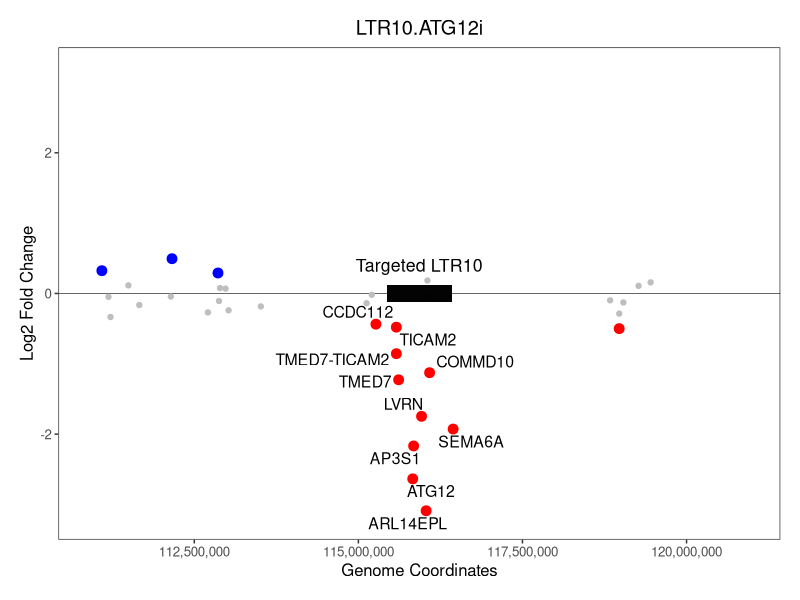

This figure's R source:
# Clear workspace
rm(list = ls())

library(ggplot2)
library(ggrepel)

# Read in the deseq2 table
deseq_table_atg12ltr10i <- read.table("deseq2_results_genes_atg12ltr10i_vs_ctrl.tab", header = TRUE, sep="\t")
head(deseq_table_atg12ltr10i)

# Read in the gene coordinates table and make the gene names the row names
gencode34_genename_genecoords <- read.table("gencode34_genename_genecoords.txt", header = FALSE, sep="\t", row.names=1)
head(gencode34_genename_genecoords)  
nrow(gencode34_genename_genecoords)

# Merge tables by row names to add gene coordinates to each gene name
deseq_with_gene_coords <- merge(deseq_table_atg12ltr10i, gencode34_genename_genecoords, by=0)
head(deseq_with_gene_coords)
nrow(deseq_with_gene_coords)
#14772

# Set first column (gene names) to be the rownames again
rownames(deseq_with_gene_coords) <- deseq_with_gene_coords[,1]
head(deseq_with_gene_coords)

# Add better names to header
colnames(deseq_with_gene_coords) = c("geneName", "baseMean", "log2FoldChange", "lfcSE", "pvalue", "padj", "geneChr", "geneStart", "geneEnd") 
head(deseq_with_gene_coords)

# Plot it
ggplot(deseq_with_gene_coords, aes(geneStart, log2FoldChange), colour="grey") +
  scale_color_discrete(name = 'Labels') +
  theme_bw() + 
  geom_hline(aes(yintercept = 0), size=0.2) +
  ggtitle("LTR10.ATG12i") +
  theme(plot.title = element_text(hjust = 0.5)) +
  # change plot margins (order is top, right, bottom, left)
  theme(plot.margin=unit(c(0.5,0.5,0.5,0.5),"cm")) +
  theme(panel.grid.major = element_blank(), panel.grid.minor = element_blank()) +
  labs(y="Log2 Fold Change", x = "Genome Coordinates") +
  # Set all dots color to grey
  geom_point(data=deseq_with_gene_coords[which(deseq_with_gene_coords$geneChr=="chr5"),], colour = "grey", size = 1.5) + 
  # add annotation for the targeted LTR10 element
  annotate("rect", xmin=115928578-500000, xmax=115928578+500000, ymin=-0.12, ymax=0.12, alpha=0.99, fill="black") +
  annotate("text", x=115928578, y=0.4, label = "Targeted LTR10", size=4.5, family="Helvetica") +
  # If pvalue<0.05, change dot color to blue
  geom_point(data=deseq_with_gene_coords[which(deseq_with_gene_coords$geneChr=="chr5" & deseq_with_gene_coords $padj <0.05 & deseq_with_gene_coords $log2FoldChange>0),],  colour = "blue", size = 3) +
  # Highlight in red genes within 1Mb of targeted LTR10 (still requiring pval<0.05 and log2fc<0)
  geom_point(data=deseq_with_gene_coords[which(deseq_with_gene_coords$geneChr=="chr5" & deseq_with_gene_coords $padj<0.05 & deseq_with_gene_coords $log2FoldChange<0),], colour = "red", size=3) +
  # Add text label for down-regulated genes within 1.5Mb of LTR10 
  geom_text_repel(data=deseq_with_gene_coords[which(deseq_with_gene_coords$geneChr=="chr5" & deseq_with_gene_coords$padj<0.05 & deseq_with_gene_coords$log2FoldChange<0 & deseq_with_gene_coords $geneStart>(115928578-1500000) & deseq_with_gene_coords $geneStart<(115928578+1500000)),], mapping = aes(geneStart, log2FoldChange, label = rownames(deseq_with_gene_coords[which(deseq_with_gene_coords$geneChr=="chr5" & deseq_with_gene_coords $padj<0.05 & deseq_with_gene_coords $log2FoldChange<0 & deseq_with_gene_coords $geneStart>(115928578-1500000) & deseq_with_gene_coords $geneStart<(115928578+1500000)),])),size=4,force=2) +
  # Set the viewing window to be 10Mb centered around LTR10
  scale_x_continuous(labels = scales::comma, limits = c(115928578-5000000,115928578+5000000)) +
  scale_y_continuous(expand = c(0,0),  limits = c(-3.5,3.5)) +
  theme(text=element_text(size=12,family="Helvetica"))

# export pdf 5.5 by 6 inches

# Coordinates of enhancers and genes:
# LTR10.ATG12 enhancer at chr5 115928578
# LTR10.XRCC4 enhancer at chr5 82969145
# LTR10.MEF2D enhancer at chr1 156398365
# LTR10.FGF2 enhancer at chr4 122786289
# LTR10.MCPH1 enhancer at chr8 6648824
# LTR10.KDM6A enhancer at chrX 45005875

# ATG12 gene at chr5 115828199
# FOSL1 gene at chr11 65892048
# JUN gene at chr1 58780790
